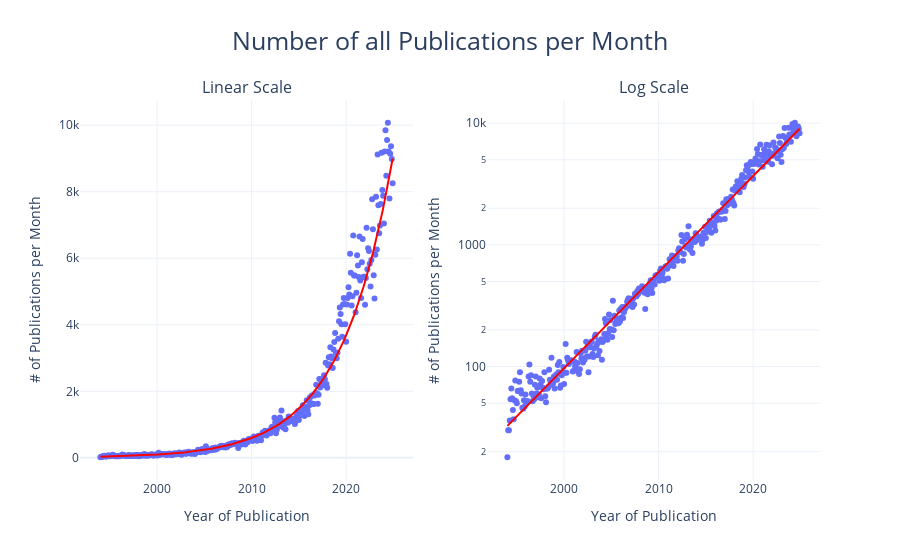

Notebook cell for this chart:
### Code cell
plot_general_development(df_complete, "all", "M")

### Figure 1 — Plotly figure (JSON) as saved in the notebook; plotly's stock layout.template omitted (floating-point values rounded to 4 significant figures; data arrays with more than 128 entries replaced by an {"elided": "..."} marker saying what was removed)
{"data": [{"hovertemplate": "period=%{x}<br>count=%{y}<extra></extra>", "legendgroup": "", "marker": {"color": "#636efa", "symbol": "circle"}, "mode": "markers", "name": "", "orientation": "v", "showlegend": false, "type": "scatter", "x": {"elided": "372 str values"}, "xaxis": "x", "y": {"elided": "372 int values"}, "yaxis": "y"}, {"hovertemplate": "<b>OLS trendline</b><br>log10(count) = 2.50224e-09 * period + -0.382384<br>R<sup>2</sup>=0.985283<br><br>period=%{x}<br>count=%{y} <b>(trend)</b><extra></extra>", "legendgroup": "", "line": {"color": "red"}, "marker": {"color": "#636efa", "symbol": "circle"}, "mode": "lines", "name": "", "showlegend": false, "type": "scatter", "x": {"elided": "372 str values"}, "xaxis": "x", "y": {"elided": "372 float values"}, "yaxis": "y"}, {"hovertemplate": "period=%{x}<br>count=%{y}<extra></extra>", "legendgroup": "", "marker": {"color": "#636efa", "symbol": "circle"}, "mode": "markers", "name": "", "orientation": "v", "showlegend": false, "type": "scatter", "x": {"elided": "372 str values"}, "xaxis": "x2", "y": {"elided": "372 int values"}, "yaxis": "y2"}, {"hovertemplate": "<b>OLS trendline</b><br>log10(count) = 2.50224e-09 * period + -0.382384<br>R<sup>2</sup>=0.985283<br><br>period=%{x}<br>count=%{y} <b>(trend)</b><extra></extra>", "legendgroup": "", "line": {"color": "red"}, "marker": {"color": "#636efa", "symbol": "circle"}, "mode": "lines", "name": "", "showlegend": false, "type": "scatter", "x": {"elided": "372 str values"}, "xaxis": "x2", "y": {"elided": "372 float values"}, "yaxis": "y2"}], "layout": {"annotations": [{"font": {"size": 16}, "showarrow": false, "text": "Linear Scale", "x": 0.225, "xanchor": "center", "xref": "paper", "y": 1, "yanchor": "bottom", "yref": "paper"}, {"font": {"size": 16}, "showarrow": false, "text": "Log Scale", "x": 0.775, "xanchor": "center", "xref": "paper", "y": 1, "yanchor": "bottom", "yref": "paper"}], "title": {"font": {"size": 25}, "text": "Number of all Publications per Month", "x": 0.5}, "xaxis": {"anchor": "y", "domain": [0, 0.45], "title": {"text": "Year of Publication"}}, "xaxis2": {"anchor": "y2", "domain": [0.55, 1], "title": {"text": "Year of Publication"}}, "yaxis": {"anchor": "x", "domain": [0, 1], "title": {"text": "# of Publications per Month"}, "type": "linear"}, "yaxis2": {"anchor": "x2", "domain": [0, 1], "title": {"text": "# of Publications per Month"}, "type": "log"}}}
